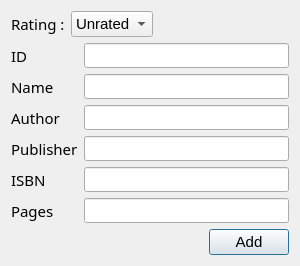
<?xml version="1.0" encoding="UTF-8"?>
<ui version="4.0">
 <class>TDialogAdd</class>
 <widget class="QDialog" name="TDialogAdd">
  <property name="enabled">
   <bool>true</bool>
  </property>
  <property name="geometry">
   <rect>
    <x>0</x>
    <y>0</y>
    <width>300</width>
    <height>255</height>
   </rect>
  </property>
  <property name="font">
   <font>
    <family>Segoe UI Light</family>
   </font>
  </property>
  <property name="windowTitle">
   <string>Dialog</string>
  </property>
  <layout class="QVBoxLayout" name="verticalLayout">
   <item>
    <layout class="QHBoxLayout" name="horizontalLayout_4">
     <item>
      <widget class="QLabel" name="label_5">
       <property name="font">
        <font>
         <family>Segoe UI Light</family>
         <pointsize>11</pointsize>
         <bold>false</bold>
        </font>
       </property>
       <property name="text">
        <string>Rating :</string>
       </property>
      </widget>
     </item>
     <item>
      <widget class="QComboBox" name="comboBox_rat">
       <property name="font">
        <font>
         <family>Segoe UI</family>
         <pointsize>11</pointsize>
        </font>
       </property>
       <item>
        <property name="text">
         <string>Unrated</string>
        </property>
       </item>
       <item>
        <property name="text">
         <string>General</string>
        </property>
       </item>
       <item>
        <property name="text">
         <string>Adult</string>
        </property>
       </item>
       <item>
        <property name="text">
         <string>Child</string>
        </property>
       </item>
      </widget>
     </item>
     <item>
      <spacer name="horizontalSpacer">
       <property name="orientation">
        <enum>Qt::Horizontal</enum>
       </property>
       <property name="sizeHint" stdset="0">
        <size>
         <width>40</width>
         <height>20</height>
        </size>
       </property>
      </spacer>
     </item>
    </layout>
   </item>
   <item>
    <layout class="QHBoxLayout" name="horizontalLayout">
     <item>
      <layout class="QVBoxLayout" name="verticalLayout_label">
       <item>
        <widget class="QLabel" name="label_2">
         <property name="font">
          <font>
           <family>Segoe UI Light</family>
           <pointsize>11</pointsize>
           <bold>false</bold>
          </font>
         </property>
         <property name="text">
          <string>ID</string>
         </property>
        </widget>
       </item>
       <item>
        <widget class="QLabel" name="label_3">
         <property name="font">
          <font>
           <family>Segoe UI Light</family>
           <pointsize>11</pointsize>
           <bold>false</bold>
          </font>
         </property>
         <property name="text">
          <string>Name</string>
         </property>
        </widget>
       </item>
       <item>
        <widget class="QLabel" name="label_4">
         <property name="font">
          <font>
           <family>Segoe UI Light</family>
           <pointsize>11</pointsize>
           <bold>false</bold>
          </font>
         </property>
         <property name="text">
          <string>Author</string>
         </property>
        </widget>
       </item>
       <item>
        <widget class="QLabel" name="label">
         <property name="font">
          <font>
           <family>Segoe UI Light</family>
           <pointsize>11</pointsize>
          </font>
         </property>
         <property name="text">
          <string>Publisher</string>
         </property>
        </widget>
       </item>
       <item>
        <widget class="QLabel" name="label_6">
         <property name="font">
          <font>
           <family>Segoe UI Light</family>
           <pointsize>11</pointsize>
          </font>
         </property>
         <property name="text">
          <string>ISBN</string>
         </property>
        </widget>
       </item>
       <item>
        <widget class="QLabel" name="label_7">
         <property name="font">
          <font>
           <family>Segoe UI Light</family>
           <pointsize>11</pointsize>
          </font>
         </property>
         <property name="text">
          <string>Pages</string>
         </property>
        </widget>
       </item>
      </layout>
     </item>
     <item>
      <layout class="QVBoxLayout" name="verticalLayout_line">
       <item>
        <widget class="QLineEdit" name="lineEdit_id"/>
       </item>
       <item>
        <widget class="QLineEdit" name="lineEdit_name"/>
       </item>
       <item>
        <widget class="QLineEdit" name="lineEdit_author"/>
       </item>
       <item>
        <widget class="QLineEdit" name="lineEdit_pub"/>
       </item>
       <item>
        <widget class="QLineEdit" name="lineEdit_isbn"/>
       </item>
       <item>
        <widget class="QLineEdit" name="lineEdit_pag">
         <property name="placeholderText">
          <string/>
         </property>
        </widget>
       </item>
      </layout>
     </item>
    </layout>
   </item>
   <item>
    <layout class="QHBoxLayout" name="horizontalLayout_2">
     <item>
      <spacer name="horizontalSpacer_2">
       <property name="orientation">
        <enum>Qt::Horizontal</enum>
       </property>
       <property name="sizeHint" stdset="0">
        <size>
         <width>250</width>
         <height>20</height>
        </size>
       </property>
      </spacer>
     </item>
     <item>
      <widget class="QPushButton" name="pushButton_apply">
       <property name="font">
        <font>
         <family>Segoe UI</family>
         <pointsize>11</pointsize>
        </font>
       </property>
       <property name="text">
        <string>Add</string>
       </property>
      </widget>
     </item>
    </layout>
   </item>
  </layout>
 </widget>
 <resources/>
 <connections/>
</ui>
